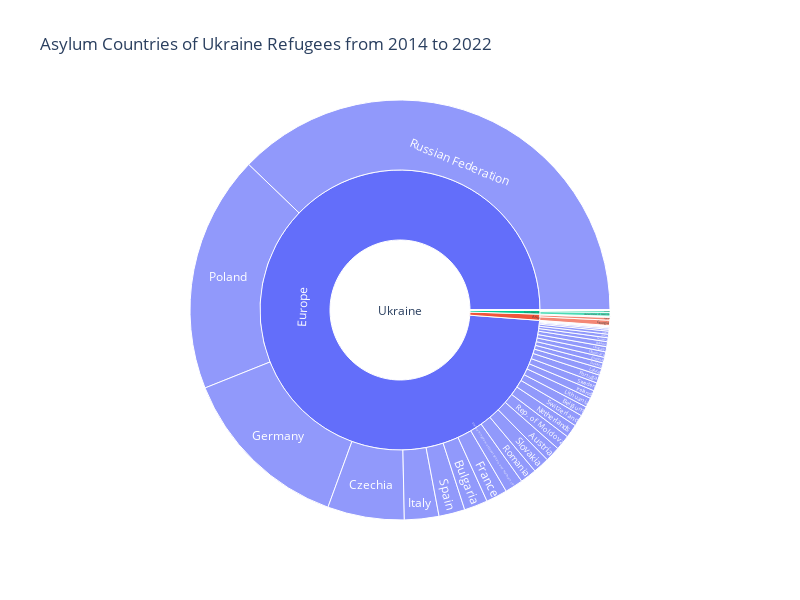

This figure's notebook cell:
### Markdown cell above
“Refugee” is still one of the most common words we heard in geopolitical news, even though we are living in a relatively peaceful era. When watching the news about refugees, people are impressed by the sadness that refugees lost their homelands and the pain that they suffered as looking for the asylums. However, only a few people would think of the stress from the countries providing asylums. n a gesture of humanity, many European countries generously open their door and provide asylum for refugees all over the world. In 2015, more than 1.3 million refugees came to the continent to request asylum, which is the most year after World War II. Not only the financial pressure, but the differences in terms of culture and religion between refugees and local residents are also challenging the governments of European countries. Additionally, the situations of refugees from conflicts in Europe such as Ukraine and the Balkans, who also face similar struggles, have been largely ignored, as they are often seen as being from "first-world" countries.

In this project, we will be focusing on two groups of refugees in 21st-century Europe. The first group consists of refugees looking for asylums in Europe, and the second group comprises refugees from European countries who have settled all over the world. Our analysis will include an overview of the origin countries and asylum countries of the refugees, as well as demographic data such as age and gender. We will also investigate the application and approval rates of the refugees seeking asylum in Europe. Furthermore, we will concentrate on two major conflicts that have generated significant refugee populations: the conflicts between Ukraine and Russia, as well as the Balkan conflicts.

### Code cell
import pandas as pd


df = pd.read_csv("population1.csv")

df = df.dropna(subset=['Country of origin (ISO)', 'Country of asylum (ISO)'])

import pycountry
from pycountry_convert import country_alpha2_to_continent_code, convert_continent_code_to_continent_name

def iso_to_continent(country_iso):
    try:
        country = pycountry.countries.get(alpha_3=country_iso)
        country_alpha2 = country.alpha_2
        continent_code = country_alpha2_to_continent_code(country_alpha2)
        continent_name = convert_continent_code_to_continent_name(continent_code)
        return continent_name
    except (KeyError, AttributeError):
        return None
    
#df['orig_continent'] = df['Country of origin (ISO)'].apply(iso_to_continent)
df['asy_continent'] = df['Country of asylum (ISO)'].apply(iso_to_continent)

df = df.dropna()

df2 =df[df["Country of origin (ISO)"]=="UKR"]
df2 = df2[df2["Year"] >= 2014]

df3 = df2.groupby(["Country of asylum", "asy_continent"]).sum().sort_values(by=["Refugees under UNHCR's mandate"], ascending=False)

df4 = df3[df3["Refugees under UNHCR's mandate"] != 0].reset_index()

parents = df4["asy_continent"].tolist()
labels = df4["Country of asylum"].tolist()

values = df4["Refugees under UNHCR's mandate"].tolist()

df = pd.DataFrame({'Labels': labels, 'Parents': parents, 'Values': values})

add_parents = ["Ukraine"]*6+[""]
add_labels = ["Europe", "North America", "South America", "Oceania", "Africa", "Asia", "Ukraine"]
add_values = [6513730, 29476, 1314, 195, 67, 46648, 6591430]
na_values = df["Values"].to_list()
na_labels = df["Labels"].to_list()
na_Parents = df["Parents"].to_list()

import plotly.graph_objects as go

fig =go.Figure(go.Sunburst(
    labels=add_labels+na_labels,
    parents=add_parents+na_Parents,
    values=add_values+na_values,
    branchvalues="total",
))
fig.update_layout(title_text="Asylum Countries of Ukraine Refugees from 2014 to 2022",width=800, height=600)

fig.show()

### Figure 1 — Plotly figure (JSON) as saved in the notebook; plotly's stock layout.template omitted (floating-point values rounded to 4 significant figures)
{"data": [{"branchvalues": "total", "labels": ["Europe", "North America", "South America", "Oceania", "Africa", "Asia", "Ukraine", "Russian Federation", "Poland", "Germany", "Czechia", "Italy", "Spain", "Bulgaria", "France", "United Kingdom of Great Britain and Northern Ireland", "Romania", "Slovakia", "Austria", "Rep. of Moldova", "Netherlands", "Switzerland", "Belgium", "Lithuania", "Ireland", "Sweden", "Portugal", "Latvia", "Finland", "Estonia", "Denmark", "Georgia", "Hungary", "Belarus", "Norway", "United States of America", "Greece", "Croatia", "Cyprus", "Canada", "Montenegro", "Slovenia", "Azerbaijan", "Luxembourg", "Malta", "Albania", "Iceland", "North Macedonia", "Armenia", "Serbia and Kosovo: S/RES/1244 (1999)", "Argentina", "Liechtenstein", "Bosnia and Herzegovina", "Australia", "Kyrgyzstan", "Peru", "Costa Rica", "Brazil", "Mexico", "Uruguay", "Ecuador", "Rep. of Korea", "Israel", "South Africa", "Mauritania", "Bolivia (Plurinational State of)", "Dominican Rep.", "Panama", "Thailand"], "parents": ["Ukraine", "Ukraine", "Ukraine", "Ukraine", "Ukraine", "Ukraine", "", "Europe", "Europe", "Europe", "Europe", "Europe", "Europe", "Europe", "Europe", "Europe", "Europe", "Europe", "Europe", "Europe", "Europe", "Europe", "Europe", "Europe", "Europe", "Europe", "Europe", "Europe", "Europe", "Europe", "Europe", "Asia", "Europe", "Europe", "Europe", "North America", "Europe", "Europe", "Asia", "North America", "Europe", "Europe", "Asia", "Europe", "Europe", "Europe", "Europe", "Europe", "Asia", "Europe", "South America", "Europe", "Europe", "Oceania", "Asia", "South America", "North America", "South America", "North America", "South America", "South America", "Asia", "Asia", "Africa", "Africa", "South America", "North America", "North America", "Asia"], "type": "sunburst", "values": [6513730, 29476, 1314, 195, 67, 46648, 6591430, 2492164, 1202553, 881317, 389127, 174879, 132200, 119450, 108008, 92355, 83539, 83471, 76920, 76177, 67856, 58099, 49688, 48043, 41784, 41683, 40872, 34256, 29252, 28591, 28145, 26568, 26108, 25435, 19985, 19128, 17846, 15439, 13945, 10085, 9133, 6677, 4838, 4304, 2232, 2192, 1362, 1174, 972, 870, 828, 310, 234, 195, 139, 135, 133, 126, 111, 103, 102, 95, 86, 42, 25, 20, 10, 9, 5]}], "layout": {"height": 600, "title": {"text": "Asylum Countries of Ukraine Refugees from 2014 to 2022"}, "width": 800}}
